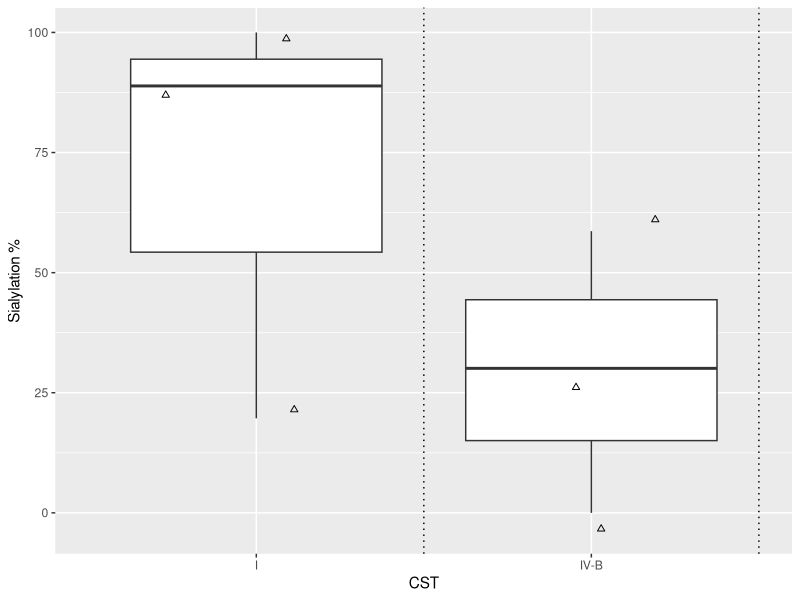
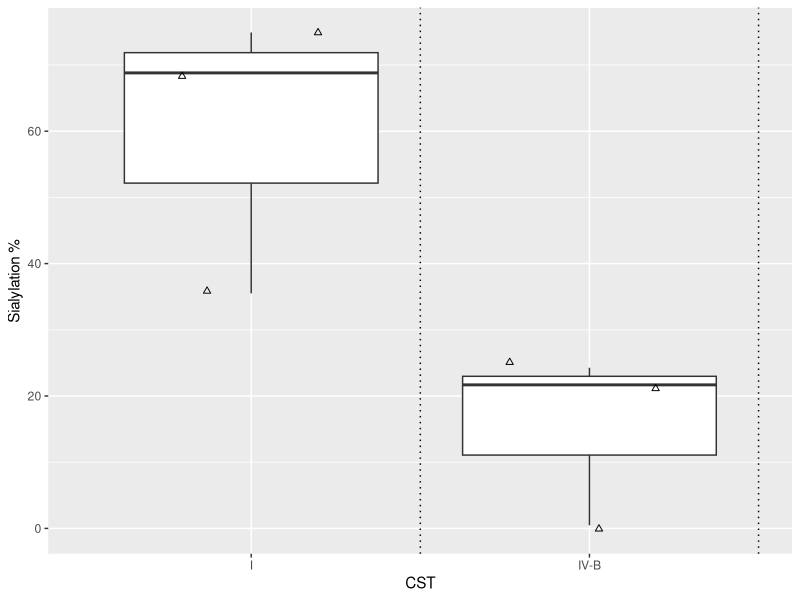
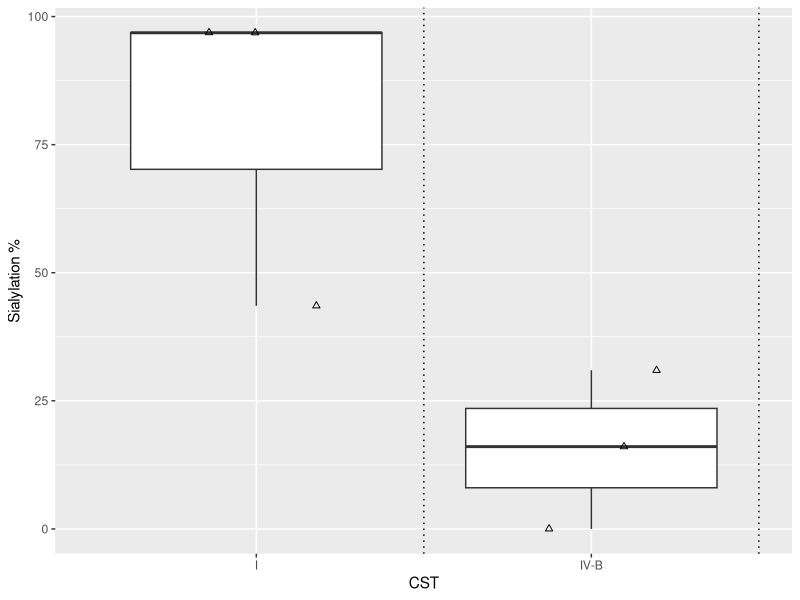
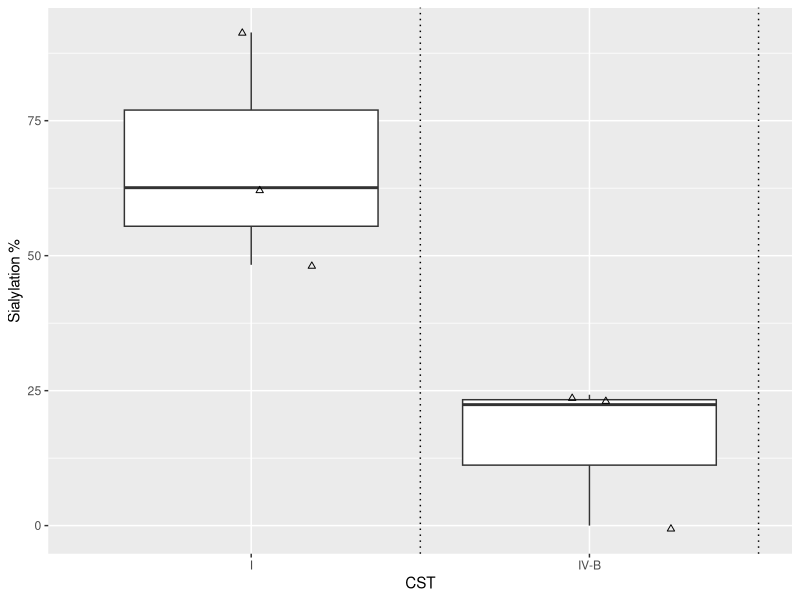

Write R code to recreate these figures, in order.
############# Load packages, input background information #####

## Load ggplot2 
library(ggplot2)

############# Figure 8 lower panel #################

## load the data
res=read.csv('Figure_8_lower_panel_data.csv')

## replace NA values with 0
res[is.na(res)]=0

## Glycans without fucosylation
ggplot(data=subset.data.frame(res, dHex.count==0 &
                                Outcome!='Non-pregnant'),
       aes(CST, (NeuAc_Intensity/Total_Intensity)*100))+
  geom_boxplot(outlier.alpha = 0)+
  geom_point(position=position_jitter(width = 0.3),shape=2)+
  geom_vline(xintercept=1.5+c(0:7), linetype='dotted')+
  labs(y='Sialylation %')

## Glycans with mono-fucosylation
ggplot(data=subset.data.frame(res, dHex.count==1 &
                                Outcome!='Non-pregnant'),
       aes(CST, (NeuAc_Intensity/Total_Intensity)*100))+
  geom_boxplot(outlier.alpha = 0)+
  geom_point(position=position_jitter(width = 0.3),shape=2)+
  geom_vline(xintercept=1.5+c(0:7), linetype='dotted')+
  labs(y='Sialylation %')

## Glycans with bi-fucosylation
ggplot(data=subset.data.frame(res, dHex.count==2 &
                                Outcome!='Non-pregnant'),
       aes(CST, (NeuAc_Intensity/Total_Intensity)*100))+
  geom_boxplot(outlier.alpha = 0)+
  geom_point(position=position_jitter(width = 0.3),shape=2)+
  geom_vline(xintercept=1.5+c(0:7), linetype='dotted')+
  labs(y='Sialylation %')

## Glycans with tri-fucosylation
ggplot(data=subset.data.frame(res, dHex.count==3 &
                                Outcome!='Non-pregnant'),
       aes(CST, (NeuAc_Intensity/Total_Intensity)*100))+
  geom_boxplot(outlier.alpha = 0)+
  geom_point(position=position_jitter(width = 0.3),shape=2)+
  geom_vline(xintercept=1.5+c(0:7), linetype='dotted')+
  labs(y='Sialylation %')
